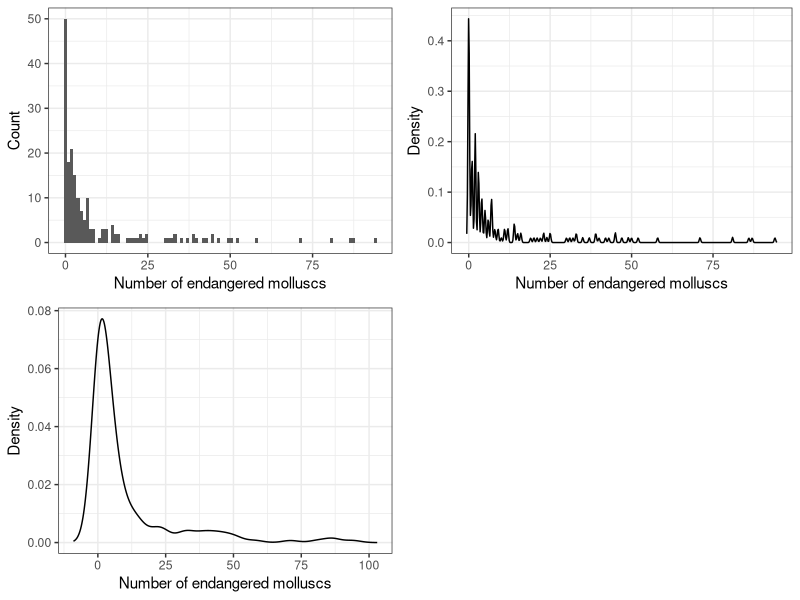
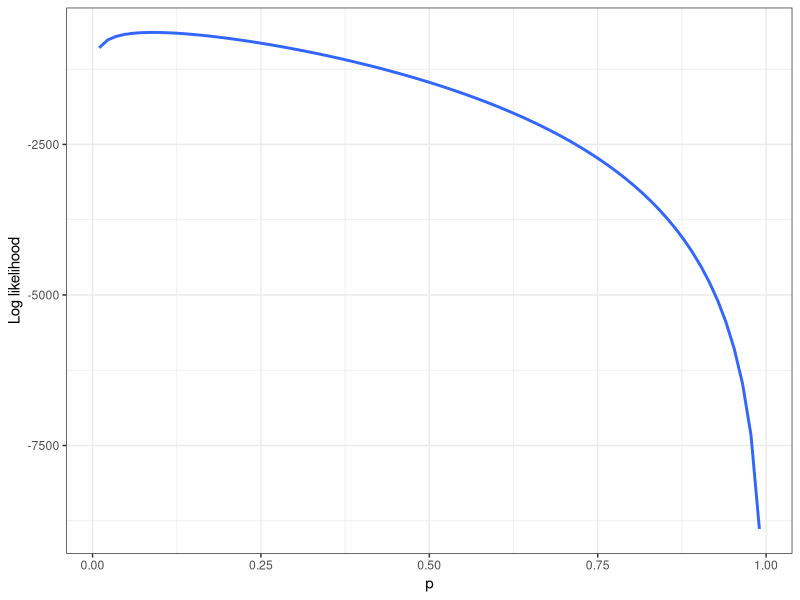
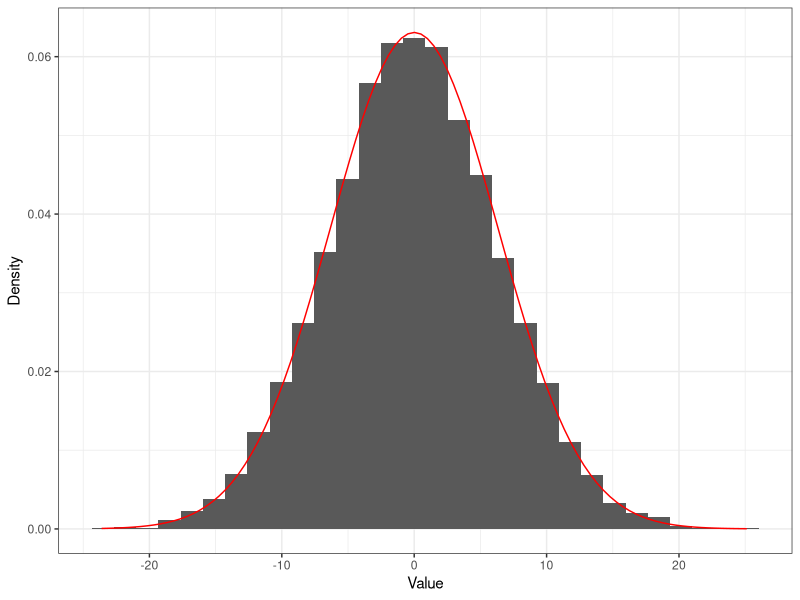

Source code (R) for these figures, in order:
## ---- chunk 1
list.of.packages <- c("ggplot2", "gridExtra")
new.packages <- list.of.packages[!(list.of.packages %in% installed.packages()[,"Package"])]
if(length(new.packages)) install.packages(new.packages)

library(ggplot2)
library(gridExtra)
## ---- chunk 2
countries <- read.csv("data/countries.csv")

# Subset only countries with less than 100 molluscs
countries <- countries[countries$bi_molluscs < 100,]
## ---- chunk 3
p1 <- ggplot(countries, aes(x = bi_molluscs)) + 
  geom_histogram(bins = 100) + 
  theme_bw() + 
  xlab("Number of endangered molluscs") + 
  ylab("Count")

# Narrow bandwidth
dens <- density(countries$bi_molluscs, bw = 0.2)
p2 <- ggplot(data.frame(x = dens$x, y = dens$y), aes(x = x, y = y)) + 
  geom_line() + 
  theme_bw() + 
  xlab("Number of endangered molluscs") + 
  ylab("Density")

# Wide bandwidth
dens <- density(countries$bi_molluscs, bw = 3)
p3 <- ggplot(data.frame(x = dens$x, y = dens$y), aes(x = x, y = y)) + 
  geom_line() + 
  theme_bw() + 
  xlab("Number of endangered molluscs") + 
  ylab("Density")

grid.arrange(p1, p2, p3, ncol = 2, nrow=2)
## ---- chunk 4
p <- seq(0.01, 1-0.01, 0.00005)

logliks <- 190 * log(p) + sum(countries$bi_molluscs) * log(1-p)

ggplot(data.frame(p=p, logliks = logliks), aes(x=p, y=logliks)) + 
  geom_smooth(method='loess', span=0.001, formula = y~x) + 
  ylab("Log likelihood") + 
  xlab("p") + 
  theme_bw()
## ---- chunk 5
print(190/(sum(countries$bi_molluscs) + 190))
## ---- chunk 6
n <- 10
sigma <- 2
nsims <- 10^4

run_simulation <- function() {
  y <- 0
  for (i in 1:n) {
    y <- rnorm(1, y, sigma)
  }
  return (y)
}

sim_out <- replicate(nsims, run_simulation(), simplify = T)

ggplot(data.frame(sim_out), aes(x = sim_out)) +
  geom_histogram(bins = 30, aes(y = after_stat(density))) +
  stat_function(fun = dnorm, args = c(0, sqrt(n) * sigma), n = 100, col = "red") + 
  theme_bw() + 
  ylab("Density") + 
  xlab("Value")
